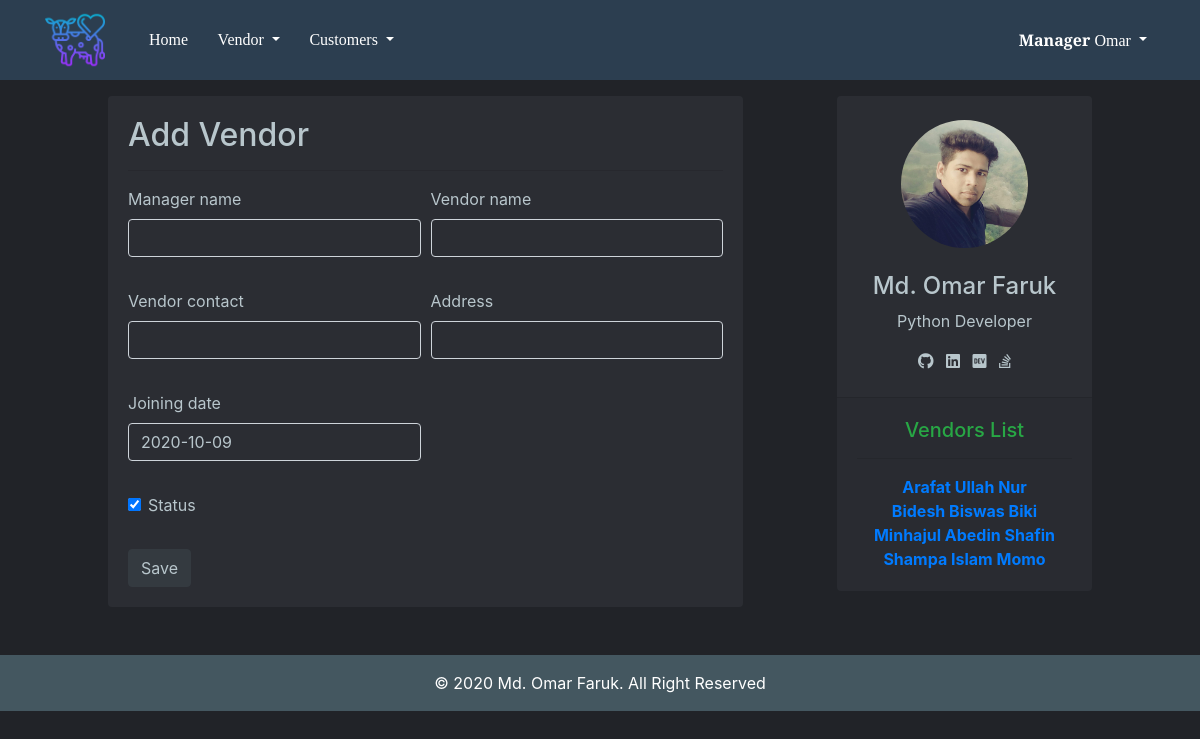
The app's page /addvendor/ (signed in) with its own data.
### dairyapp/models.py (models this page shows)
class Vendor(models.Model):
    managername = models.CharField(max_length=200)
    vendorname = models.CharField(max_length=200,db_index=True,unique=True)
    joiningdate = models.DateField(auto_now_add=True)
    address = models.CharField(max_length=200, db_index=True)
    vendorcontact = models.CharField(max_length=14,db_index=True)
    status = models.BooleanField(default=True)
    def __str__(self):
        return self.vendorname

### dairyapp/views.py (the view)
# urls.py: path('addvendor/', views.addvendor, name='addvendor'),
@login_required
def addvendor(request):
    vl = Vendor.objects.only('vendorname')
    if request.method == 'POST':
        form = AddVendorForm(request.POST)
        if form.is_valid():
            managername = form.cleaned_data['Manager_Name']
            vendorname = form.cleaned_data['Vendor_Name']
            address = form.cleaned_data['Address']
            vendorcontact = form.cleaned_data['Vendor_Contact']
            status  = form.cleaned_data['Status']
            v = models.Vendor(managername=managername,vendorname=vendorname,address=address,vendorcontact=vendorcontact,status=status)
            v.save()
            return redirect('add_milk_category') # milkcategoryform.html
    else:
        form = AddVendorForm()
        return render(request, 'vendor/addvendor.html', {'form':form, 'vl':vl})

### dairyapp/forms.py
class AddVendorForm(forms.Form):
    CHOICES = (
        ('Cow','Cow'),
        ('Buffaloe','Buffaloe'),
        ('Others','Others'),
    )
    Manager_Name = forms.CharField(required=True, max_length=200)
    Vendor_Name = forms.CharField(required=True, max_length=200)
    joining_date = forms.DateField(initial=datetime.date.today)
    Address = forms.CharField(required=True)
    Vendor_Contact = forms.CharField(required=True)
    Status =  forms.BooleanField(required=False,initial=True)

### templates/vendor/addvendor.html (shortened to what this page needs)
{% extends 'base.html' %}
{% load crispy_forms_tags %}
{% load static %}
{% block content %}
<div class="row justify-content-center">
  <div class="col-7 mr-3">
    <div id="back" class="card" style="border: 2px #2B2D33!important;">
      <div class="card-body">
        <h2>Add Vendor</h2><hr>
        <form action="\addvendor\" method="POST">
          <div class="form-row">
            <div class="form-group col-md-6">
              {{ form.Manager_Name|as_crispy_field }}
            </div>
            <div class="form-group col-md-6">
              {{ form.Vendor_Name|as_crispy_field }}
            </div>
          </div>
          <div class="form-row">
            <div class="form-group col-md-6">
              {{ form.Vendor_Contact|as_crispy_field }}
            </div>
            <div class="form-group col-md-6">
              {{ form.Address|as_crispy_field }}
            </div>
          </div>
          <div class="form-row ">
            <div class="form-group col-md-6">
              {{ form.joining_date|as_crispy_field }}
            </div>
          </div>
          <div class="form-row ">
            <div class="form-group col-md-6">
              {{ form.Status|as_crispy_field }}
            </div>
          </div>
          <button type="submit" class="btn btn-dark" style="color: #B8C6CC;">Save</button>
        </form>
      </div>
    </div>
  </div>
  <div class="col-3 ml-5">
    <div class="card card-shadow text-center border-0">
      <div class="card-block">
        <a class="avatar avatar-lg">
            <img class="w-50 rounded-circle my-4" src="{% static 'images/omar.jpg' %}" alt="Md. Omar Faruk">
        </a>
        <h4 class="profile-user">Md. Omar Faruk</h4>
        <p>Python Developer</p>
        <div class="profile-social mb-4">
            <a class="fab fa-github" style="color: #B8C6CC!important;" target="_blank" href="https://github.com/IamOmaR22"></a>
            <a class="fab fa-linkedin" style="color: #B8C6CC!important; margin-left: 0.5rem;" target="_blank" href="https://www.linkedin.com/in/iamomar22"></a>
            <a class="fab fa-dev" style="color: #B8C6CC!important; margin-left: 0.5rem;" target="_blank" href="https://dev.to/iamomar22"></a>
            <a class="fab fa-stack-overflow" style="color: #B8C6CC!important; margin-left: 0.5rem;" target="_blank" href="https://stackoverflow.com/users/14398143/md-omar-faruk"></a>
        </div>
      </div>
      <div class="card-footer">
        <div class="row no-space">
          <div class="col my-2">
            <h5 class="profile-stat-count text-success">Vendors List</h5><hr>
            {% for vendor_list in vl %}
            <strong class="text-primary">{{vendor_list}}</strong>
            <br>
            {% endfor %}
          </div>
        </div>
      </div>
    </div>
  </div>
</div>
{% endblock %}

### templates/base.html (shortened to what this page needs)
<!doctype html>
<html lang="en">
  <head>
    {% load static %}
    <link rel="stylesheet" href="https://stackpath.bootstrapcdn.com/bootstrap/4.3.1/css/bootstrap.min.css">
    <link rel="stylesheet" href="https://use.fontawesome.com/releases/v5.7.2/css/all.css">
    <link rel="stylesheet" href="https://use.fontawesome.com/releases/v5.8.1/css/all.css">
    <link rel="stylesheet" href="//code.jquery.com/ui/1.12.1/themes/base/jquery-ui.css">
  </head>
<body>
  <nav class="navbar navbar-expand-md fixed-top">
    <div class="container ">
      <div class="logo-image">
            <a href="{% url 'home' %}"><img src="{% static 'images/cow.png' %}" alt="logo.png" class="img-fluid"></a>
      </div>
    <div class="collapse navbar-collapse" id="navbarSupportedContent">
      <ul class="navbar-nav mr-auto">
        <li class="nav-item">
          <a class="nav-link" href="{% url 'home' %}" style="color: #FFFFFF;">Home</a>
        </li>
        {% if user.is_authenticated and user.profile.user_type == 'Manager'%}
        <li class="nav-item dropdown">
            <a class="nav-link dropdown-toggle" id="navbarDropdown" role="button" data-toggle="dropdown" aria-haspopup="true" aria-expanded="false">
              Vendor
            </a>
          </li>
          <li class="nav-item dropdown">
            <a class="nav-link dropdown-toggle" id="navbarDropdown" role="button" data-toggle="dropdown" aria-haspopup="true" aria-expanded="false">
              Customers
            </a>
          </li>
          {% endif %}
      </ul>
      {% if user.is_authenticated %}
        <ul class="navbar-nav">
          <li class="nav-item dropdown">
            <a class="nav-link dropdown-toggle"  id="navbarDropdown" role="button" data-toggle="dropdown" aria-haspopup="true" aria-expanded="false">
          {% if user.profile.user_type == 'Manager' %}<strong>Manager </strong>{% elif user.profile.user_type == 'Customer'  %}<strong>Customer </strong> {% endif %}{{ user.username }}
            </a>
          </li>
        </ul>
      {% else %}
        <form class="form-inline my-2 my-lg-0 jugnu">
          <a href="{% url 'login' %}" class="nav-link" style="color: #FFFFFF;"><i class="fas fa-sign-in-alt" style="background-color: unset !important;">&nbsp;&nbsp;Log In</i></a>
        </form>
      {% endif %}
    </div>
  </div>
  </nav>
<div class="container">
      {% block content %}
      {% endblock %}
</div>
<footer class="footer sticky-bottom">
  <div class="mt-5 py-3">
    <span>© 2020 Md. Omar Faruk. All Right Reserved</span>
  </div>
</footer>
</body>
</html>

### templates/vendor/addvendor.html (style rules this page uses)
.card { background-color: #2B2D33; color: #B8C6CC; }
.form-control { background-color: #2B2D33!important; color: #B8C6CC!important; }

### records on screen
Vendor: vendorname "Arafat Ullah Nur"
Vendor: vendorname "Bidesh Biswas Biki"
Vendor: vendorname "Minhajul Abedin Shafin"
Vendor: vendorname "Shampa Islam Momo"

### other values on screen
{{ user.username }} "Omar"
